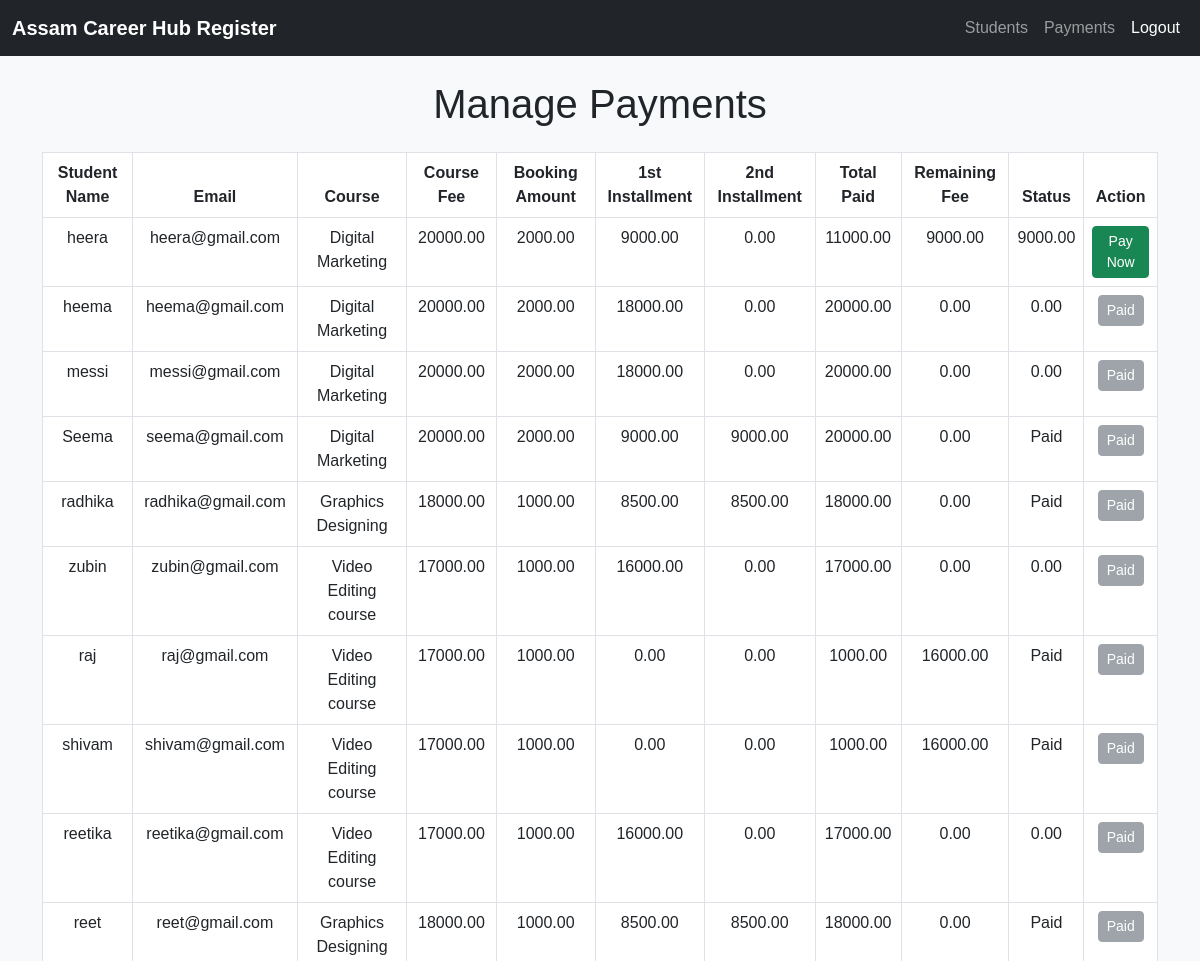
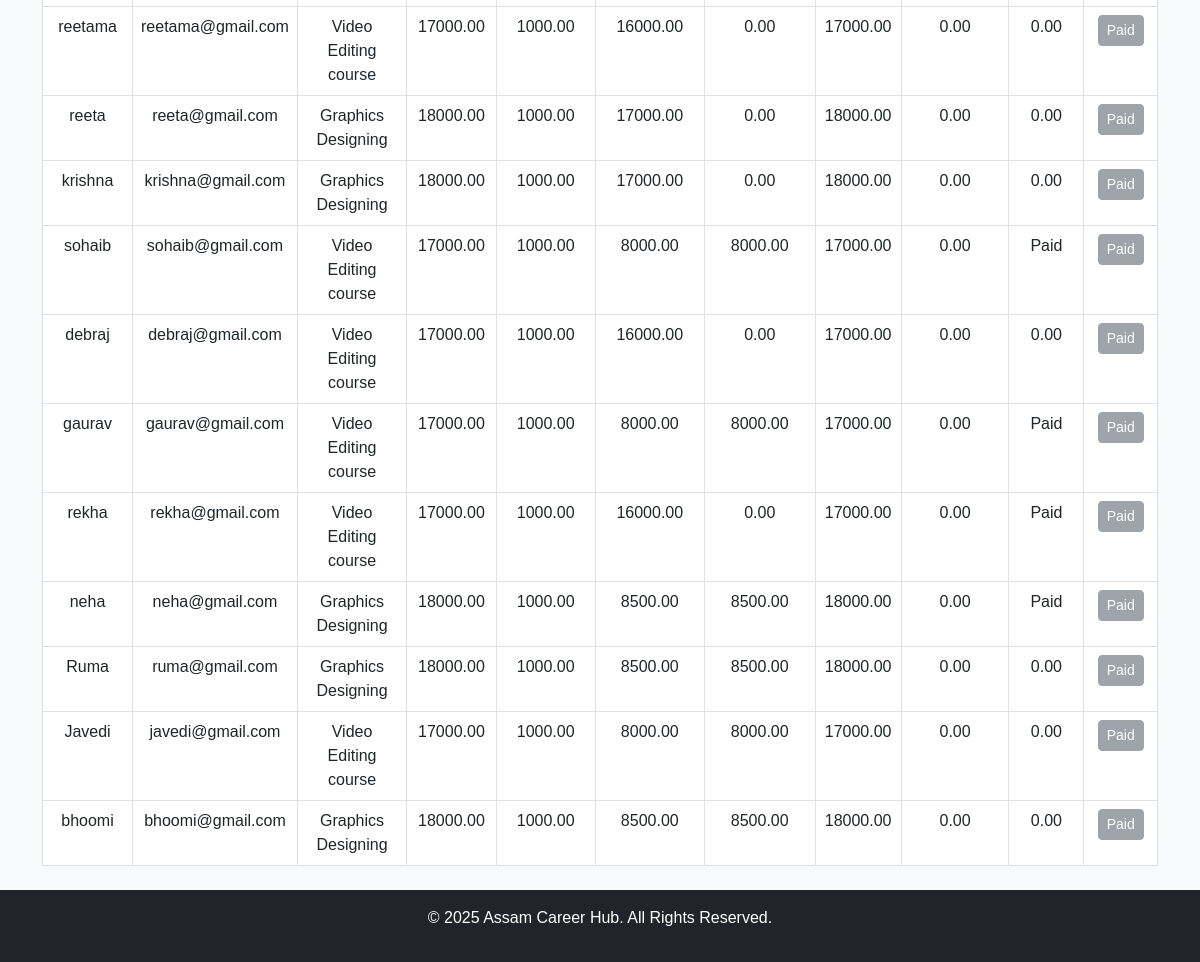
Page /register/payments/manage_payments.php (signed in) on the committed database (2 pictures, top to bottom).
### tables this page shows
CREATE TABLE `payments` (
  `payment_id` int(11) NOT NULL,
  `student_id` int(11) NOT NULL,
  `course_id` int(11) NOT NULL,
  `batch_id` int(11) NOT NULL,
  `booking_amount` decimal(10,2) DEFAULT 0.00,
  `installment_1` decimal(10,2) DEFAULT 0.00,
  `installment_2` decimal(10,2) DEFAULT 0.00,
  `full_payment` decimal(10,2) DEFAULT 0.00,
  `total_paid` decimal(10,2) GENERATED ALWAYS AS (`booking_amount` + `installment_1` + `installment_2` + `full_payment`) STORED,
  `status` enum('Pending','Partially Paid','Paid') DEFAULT 'Pending',
  `payment_date` timestamp NOT NULL DEFAULT current_timestamp(),
  `payment_type` enum('Cash','Online','Bank Transfer') NOT NULL,
  `amount` decimal(10,2) NOT NULL
);

CREATE TABLE `students` (
  `student_id` int(11) NOT NULL,
  `name` varchar(100) NOT NULL,
  `email` varchar(100) DEFAULT NULL,
  `password` varchar(255) DEFAULT NULL,
  `phone` varchar(15) DEFAULT NULL,
  `address` text DEFAULT NULL,
  `registration_date` datetime DEFAULT current_timestamp(),
  `city` varchar(255) DEFAULT NULL,
  `state` varchar(255) DEFAULT NULL,
  `gender` enum('Male','Female','Other') NOT NULL
);

CREATE TABLE `courses` (
  `course_id` int(11) NOT NULL,
  `course_name` varchar(100) NOT NULL,
  `description` text DEFAULT NULL,
  `duration` varchar(50) DEFAULT NULL,
  `fee` decimal(10,2) NOT NULL,
  `created_by` int(11) DEFAULT NULL,
  `created_at` datetime DEFAULT current_timestamp(),
  `active` tinyint(1) DEFAULT 1,
  `booking_amount` decimal(10,2) NOT NULL DEFAULT 0.00
);

### register/payments/manage_payments.php (the view, shortened to what this page needs)
<?php
include '../../config.php';
$stmt = $conn->prepare("
    SELECT p.payment_id, s.name AS student_name, s.email, c.course_name, c.fee, p.booking_amount,
           p.installment_1, p.installment_2, (p.booking_amount + p.installment_1 + p.installment_2) AS total_paid,
           c.fee - (p.booking_amount + p.installment_1 + p.installment_2) AS remaining_fee,
           p.status
    FROM Payments p
    JOIN Students s ON p.student_id = s.student_id
    JOIN Courses c ON p.course_id = c.course_id
    ORDER BY p.payment_date DESC
");
$stmt->execute();
$payments = $stmt->fetchAll(PDO::FETCH_ASSOC);
?>
<?php include '../header.php'; ?>
<div class="container my-4">
    <h1 class="text-center mb-4">Manage Payments</h1>
    <table class="table table-bordered">
        <thead>
            <tr>
                <th>Student Name</th>
                <th>Email</th>
                <th>Course</th>
                <th>Course Fee</th>
                <th>Booking Amount</th>
                <th>1st Installment</th>
                <th>2nd Installment</th>
                <th>Total Paid</th>
                <th>Remaining Fee</th>
                <th>Status</th>
                <th>Action</th>
            </tr>
        </thead>
        <tbody>
            <?php foreach ($payments as $payment): ?>
                <tr>
                    <td><?php echo htmlspecialchars($payment['student_name']); ?></td>
                    <td><?php echo htmlspecialchars($payment['email']); ?></td>
                    <td><?php echo htmlspecialchars($payment['course_name']); ?></td>
                    <td><?php echo $payment['fee']; ?></td>
                    <td><?php echo $payment['booking_amount']; ?></td>
                    <td><?php echo $payment['installment_1']; ?></td>
                    <td><?php echo $payment['installment_2']; ?></td>
                    <td><?php echo $payment['total_paid']; ?></td>
                    <td><?php echo $payment['remaining_fee']; ?></td>
                    <td><?php echo $payment['status'] === 'Paid' ? 'Paid' : $payment['remaining_fee']; ?></td>
                    <td>
                        <?php if ($payment['status'] === 'Paid'): ?>
                            <button class="btn btn-secondary btn-sm" disabled>Paid</button>
                        <?php elseif ($payment['remaining_fee'] > 0): ?>
                            <a href="pay_now.php?payment_id=<?php echo $payment['payment_id']; ?>" class="btn btn-success btn-sm">Pay Now</a>
                        <?php else: ?>
                            <button class="btn btn-secondary btn-sm" disabled>Paid</button>
                        <?php endif; ?>
                    </td>
                </tr>
            <?php endforeach; ?>
        </tbody>
    </table>
</div>
<?php include '../footer.php'; ?>

### css/style.css (style rules this page uses)
body { font-family: "Arial", sans-serif; background-color: #f8f9fa; }
.table { text-align: center; }

### rows in the picture
payments: student.name "heera", student.email "heera@gmail.com", course.course_name "Digital Marketing", course.fee "20000.00", booking_amount "2000.00", installment_1 "9000.00", installment_2 "0.00", total_paid "11000.00", remaining_fee "9000.00"
payments: student.name "heema", student.email "heema@gmail.com", course.course_name "Digital Marketing", course.fee "20000.00", booking_amount "2000.00", installment_1 "18000.00", installment_2 "0.00", total_paid "20000.00", remaining_fee "0.00", status "Paid"
payments: student.name "messi", student.email "messi@gmail.com", course.course_name "Digital Marketing", course.fee "20000.00", booking_amount "2000.00", installment_1 "18000.00", installment_2 "0.00", total_paid "20000.00", remaining_fee "0.00", status "Paid"
payments: student.name "Seema", student.email "seema@gmail.com", course.course_name "Digital Marketing", course.fee "20000.00", booking_amount "2000.00", installment_1 "9000.00", installment_2 "9000.00", total_paid "20000.00", remaining_fee "0.00", status "Paid"
payments: student.name "radhika", student.email "radhika@gmail.com", course.course_name "Graphics Designing", course.fee "18000.00", booking_amount "1000.00", installment_1 "8500.00", installment_2 "8500.00", total_paid "18000.00", remaining_fee "0.00", status "Paid"
payments: student.name "zubin", student.email "zubin@gmail.com", course.course_name "Video Editing course", course.fee "17000.00", booking_amount "1000.00", installment_1 "16000.00", installment_2 "0.00", total_paid "17000.00", remaining_fee "0.00", status "Paid"
payments: student.name "raj", student.email "raj@gmail.com", course.course_name "Video Editing course", course.fee "17000.00", booking_amount "1000.00", installment_1 "0.00", installment_2 "0.00", total_paid "1000.00", remaining_fee "16000.00", status "Paid"
payments: student.name "shivam", student.email "shivam@gmail.com", course.course_name "Video Editing course", course.fee "17000.00", booking_amount "1000.00", installment_1 "0.00", installment_2 "0.00", total_paid "1000.00", remaining_fee "16000.00", status "Paid"
payments: student.name "reetika", student.email "reetika@gmail.com", course.course_name "Video Editing course", course.fee "17000.00", booking_amount "1000.00", installment_1 "16000.00", installment_2 "0.00", total_paid "17000.00", remaining_fee "0.00", status "Paid"
payments: student.name "reet", student.email "reet@gmail.com", course.course_name "Graphics Designing", course.fee "18000.00", booking_amount "1000.00", installment_1 "8500.00", installment_2 "8500.00", total_paid "18000.00", remaining_fee "0.00", status "Paid"
payments: student.name "reetama", student.email "reetama@gmail.com", course.course_name "Video Editing course", course.fee "17000.00", booking_amount "1000.00", installment_1 "16000.00", installment_2 "0.00", total_paid "17000.00", remaining_fee "0.00", status "Paid"
payments: student.name "reeta", student.email "reeta@gmail.com", course.course_name "Graphics Designing", course.fee "18000.00", booking_amount "1000.00", installment_1 "17000.00", installment_2 "0.00", total_paid "18000.00", remaining_fee "0.00", status "Paid"
payments: student.name "krishna", student.email "krishna@gmail.com", course.course_name "Graphics Designing", course.fee "18000.00", booking_amount "1000.00", installment_1 "17000.00", installment_2 "0.00", total_paid "18000.00", remaining_fee "0.00", status "Paid"
payments: student.name "sohaib", student.email "sohaib@gmail.com", course.course_name "Video Editing course", course.fee "17000.00", booking_amount "1000.00", installment_1 "8000.00", installment_2 "8000.00", total_paid "17000.00", remaining_fee "0.00", status "Paid"
payments: student.name "debraj", student.email "debraj@gmail.com", course.course_name "Video Editing course", course.fee "17000.00", booking_amount "1000.00", installment_1 "16000.00", installment_2 "0.00", total_paid "17000.00", remaining_fee "0.00", status "Paid"
payments: student.name "gaurav", student.email "gaurav@gmail.com", course.course_name "Video Editing course", course.fee "17000.00", booking_amount "1000.00", installment_1 "8000.00", installment_2 "8000.00", total_paid "17000.00", remaining_fee "0.00", status "Paid"
payments: student.name "rekha", student.email "rekha@gmail.com", course.course_name "Video Editing course", course.fee "17000.00", booking_amount "1000.00", installment_1 "16000.00", installment_2 "0.00", total_paid "17000.00", remaining_fee "0.00", status "Paid"
payments: student.name "neha", student.email "neha@gmail.com", course.course_name "Graphics Designing", course.fee "18000.00", booking_amount "1000.00", installment_1 "8500.00", installment_2 "8500.00", total_paid "18000.00", remaining_fee "0.00", status "Paid"
payments: student.name "Ruma", student.email "ruma@gmail.com", course.course_name "Graphics Designing", course.fee "18000.00", booking_amount "1000.00", installment_1 "8500.00", installment_2 "8500.00", total_paid "18000.00", remaining_fee "0.00", status "Paid"
payments: student.name "Javedi", student.email "javedi@gmail.com", course.course_name "Video Editing course", course.fee "17000.00", booking_amount "1000.00", installment_1 "8000.00", installment_2 "8000.00", total_paid "17000.00", remaining_fee "0.00", status "Paid"
payments: student.name "bhoomi", student.email "bhoomi@gmail.com", course.course_name "Graphics Designing", course.fee "18000.00", booking_amount "1000.00", installment_1 "8500.00", installment_2 "8500.00", total_paid "18000.00", remaining_fee "0.00", status "Paid"
